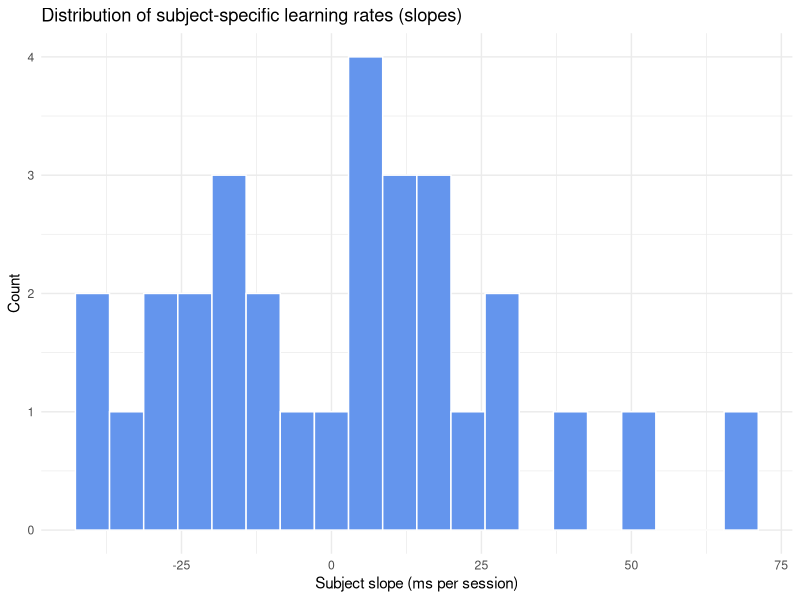
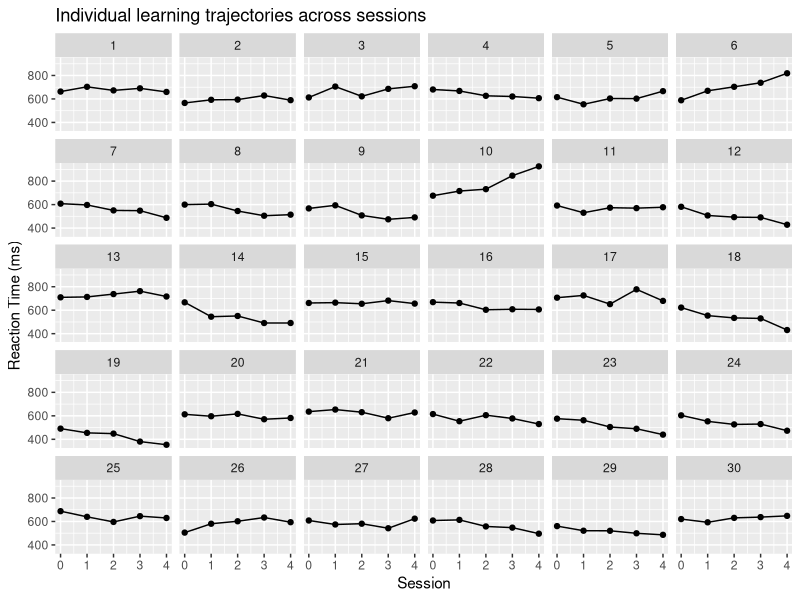
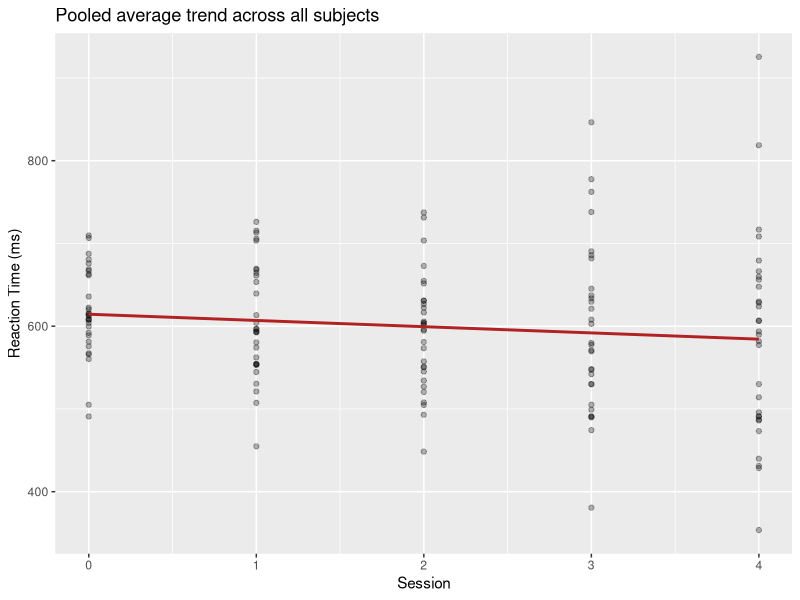
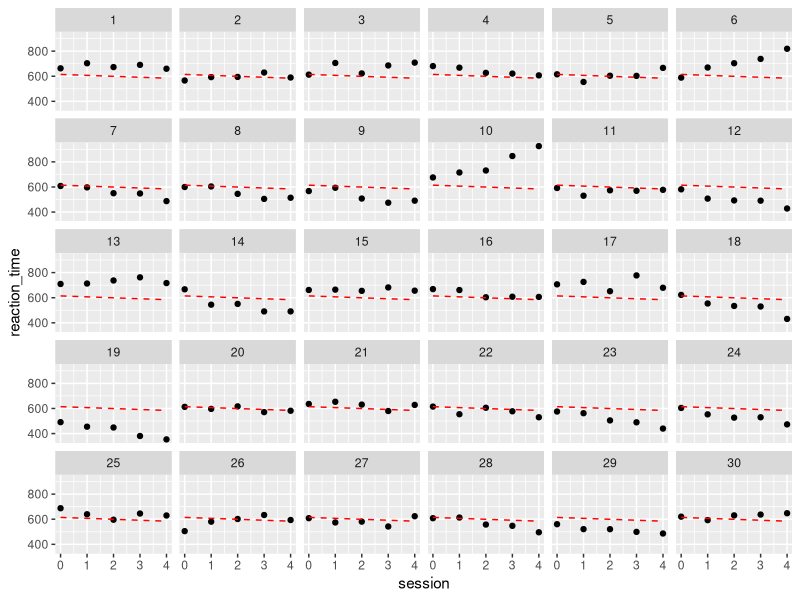
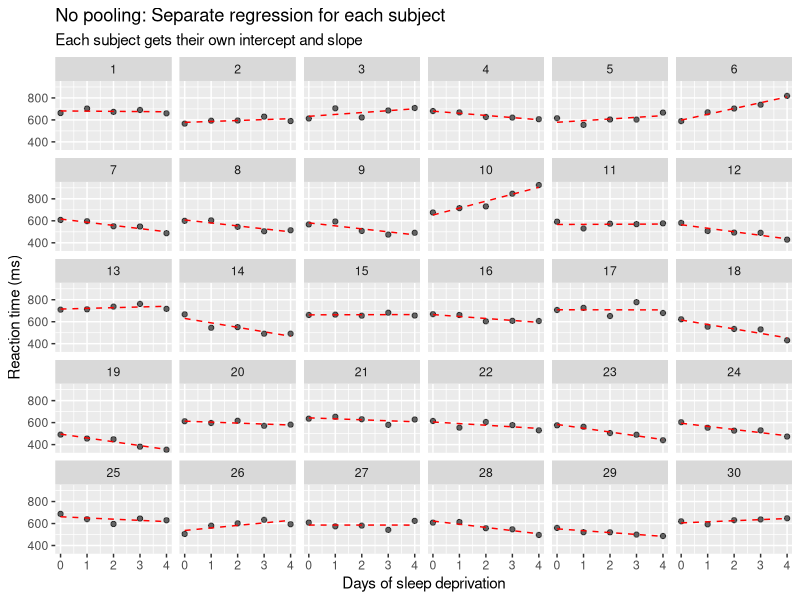
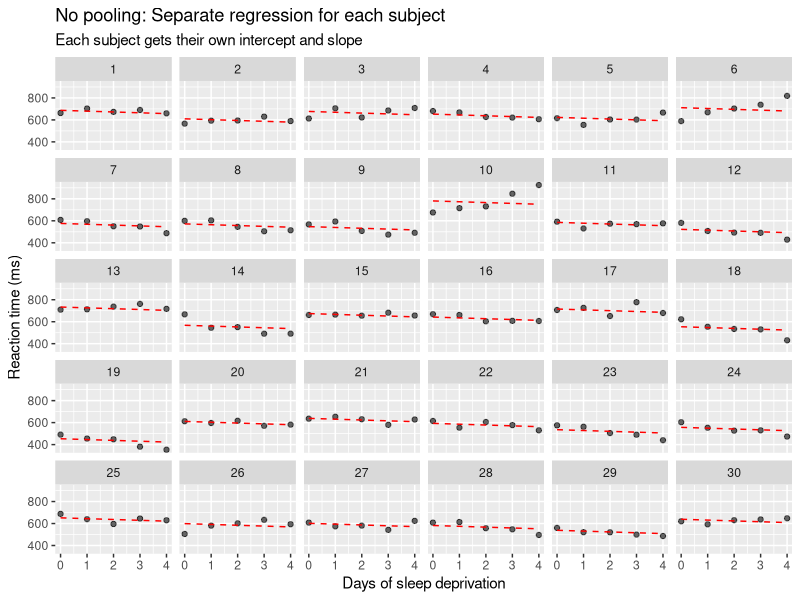
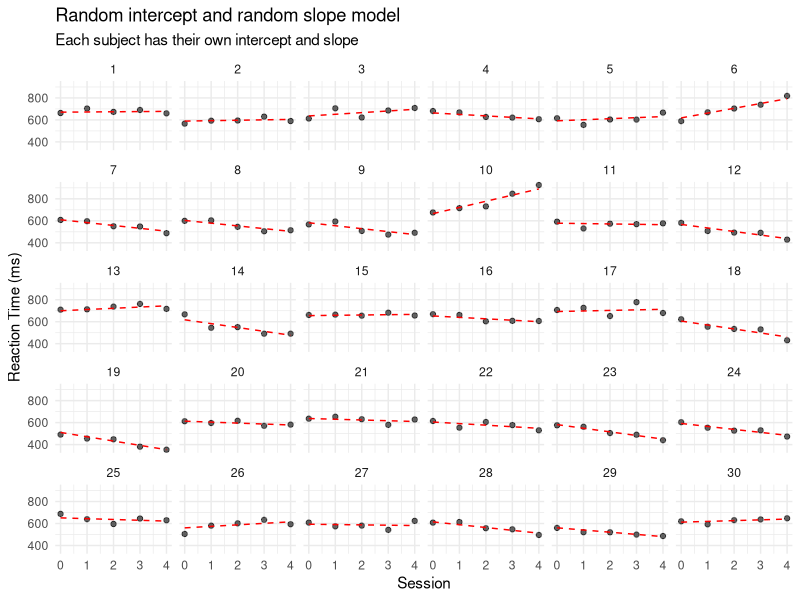
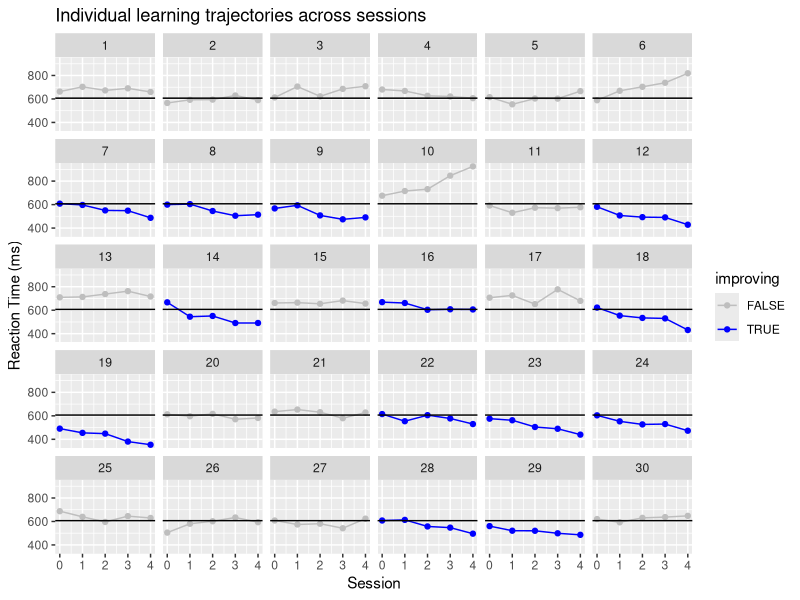

Generate these figures, in order, with R:
## ---- chunk 1
#| echo: false
#| message: false
#| 
library(lme4)
library(ggplot2)
library(dplyr)
## ---- chunk 2
set.seed(314)

# Parameters
n_subjects <- 30
n_sessions <- 5

# Fixed effect of session: general learning effect
beta_0 <- 600   # Average baseline RT in ms
beta_1 <- -10   # Average decrease in RT per session

# Random effects: standard deviations
sd_intercept <- 50    # SD of baseline RTs across subjects
sd_slope     <- 25    # SD of learning rates (slopes)
rho          <- 0.2   # Correlation between intercepts and slopes

# Within-subject residual error
sigma_error <- 30

# Construct subject-level random effects (correlated)
subject_re <- MASS::mvrnorm(
  n = n_subjects,
  mu = c(0, 0),
  Sigma = matrix(c(sd_intercept^2, rho*sd_intercept*sd_slope,
                   rho*sd_intercept*sd_slope, sd_slope^2), 2)
) |> 
  as.data.frame() |>
  setNames(c("intercept_re", "slope_re")) |>
  dplyr::mutate(subject = factor(1:n_subjects))

# Create session vector repeated for each subject
session <- rep(0:(n_sessions - 1), times = n_subjects)

# Repeat subject IDs for each session
subject <- rep(subject_re$subject, each = n_sessions)

# Join the random effects
sim_data <- tibble::tibble(subject = subject, session = session) |>
  dplyr::left_join(subject_re, by = "subject") |>
  dplyr::mutate(
    reaction_time = beta_0 + intercept_re +
                    (beta_1 + slope_re) * session +
                    rnorm(dplyr::n(), mean = 0, sd = sigma_error)
  )
## ---- chunk 3
subject_re |>
  ggplot(aes(x = slope_re)) +
  geom_histogram(bins = 20, fill = "#6495ED", color = "white") +
  labs(title = "Distribution of subject-specific learning rates (slopes)",
       x = "Subject slope (ms per session)", y = "Count") +
  theme_minimal()
## ---- chunk 4
dplyr::glimpse(sim_data)
## ---- chunk 5
sim_data |> 
  ggplot(aes(y=reaction_time, x=session)) +
  facet_wrap(~ subject, ncol=6) +
  geom_point() +
  geom_line() +
  scale_x_continuous(limits=c(0, 4),breaks=c(0:4)) +
  labs(x = "Session", y = "Reaction Time (ms)",
     title = "Individual learning trajectories across sessions")
## ---- chunk 6
sim_data |> 
  ggplot(aes(session, reaction_time)) +
  geom_point(alpha = 0.3) +
  geom_smooth(method = "lm", formula = 'y ~ x', color = "firebrick", se = FALSE) +
  labs(title = "Pooled average trend across all subjects",
       x = "Session", y = "Reaction Time (ms)")
## ---- chunk 7
anova_approach <- lm(reaction_time ~ 1 + session, sim_data)
summary(anova_approach)
## ---- chunk 8
sim_data |> 
  ggplot(aes(session, reaction_time, group=subject)) + 
  facet_wrap(~subject, ncol=6) +
  geom_point() + 
  geom_line(aes(y=fitted(anova_approach)), linetype=2, color = "red") + 
  scale_x_continuous(limits=c(0, 4),breaks=c(0:4))
## ---- chunk 9

no_pooling <- lme4::lmList(reaction_time ~ session | subject, sim_data)
summary(no_pooling)
## ---- chunk 10
sim_data |> 
  ggplot(aes(session, reaction_time, group=subject)) + 
  facet_wrap(~subject, ncol=6) +
  geom_point(alpha = 0.6) + 
  geom_line(aes(y = fitted(no_pooling)), color = "red", linetype = "dashed") + 
  labs(title = "No pooling: Separate regression for each subject",
       subtitle = "Each subject gets their own intercept and slope",
       x = "Days of sleep deprivation", y = "Reaction time (ms)") + 
  scale_x_continuous(limits=c(0, 4),breaks=c(0:4))
## ---- chunk 11
RI_only <- lme4::lmer(reaction_time ~ 1 + session + (1 | subject), sim_data)
summary(RI_only)

sim_data |> 
  ggplot(aes(session, reaction_time, group=subject)) + 
  facet_wrap(~subject, ncol=6) +
  geom_point(alpha = 0.6) + 
  geom_line(aes(y = fitted(RI_only)), color = "red", linetype = "dashed") + 
  labs(title = "No pooling: Separate regression for each subject",
       subtitle = "Each subject gets their own intercept and slope",
       x = "Days of sleep deprivation", y = "Reaction time (ms)") + 
  scale_x_continuous(limits=c(0, 4),breaks=c(0:4))
## ---- chunk 12
RI_RS_corr <- lme4::lmer(reaction_time ~ 1 + session + (session | subject), sim_data)
summary(RI_RS_corr)
## ---- chunk 13
sim_data$RI_RS_fitted <- predict(RI_RS_corr)

sim_data |>
  ggplot(aes(x = session, y = reaction_time, group = subject)) +
  facet_wrap(~ subject, ncol = 6) +
  geom_point(alpha = 0.6) +
  geom_line(aes(y = RI_RS_fitted), color = "red", linetype = "dashed") +
  labs(title = "Random intercept and random slope model",
       subtitle = "Each subject has their own intercept and slope",
       x = "Session", y = "Reaction Time (ms)") +
  scale_x_continuous(limits = c(0, 4), breaks = 0:4) +
  theme_minimal()
## ---- chunk 14
tibble::tibble(
  model = c("ANOVA","mass_regression","RI_only","RI_RS_corr"),
  AIC = c(AIC(anova_approach),AIC(no_pooling),AIC(RI_only),AIC(RI_RS_corr))
)
## ---- chunk 15
RI_only_ml <- lmer(reaction_time ~ session + (1 | subject), sim_data, REML = FALSE)
RI_RS_corr_ml <- lmer(reaction_time ~ session + (session | subject), sim_data, REML = FALSE)

anova(RI_only_ml, RI_RS_corr_ml)
## ---- chunk 16
summary(RI_RS_corr)
## ---- chunk 17
sim_data |> 
  dplyr::mutate(improving = slope_re < 0) |> 
  ggplot(aes(y=reaction_time, x=session, color = improving)) +
    scale_color_manual(values = c("TRUE" = "blue", "FALSE" = "gray")) +
    facet_wrap(~ subject, ncol=6) +
    geom_point() +
    geom_line() +
    geom_hline(yintercept= mean(subset(sim_data,session==1)$reaction_time)) +
    scale_x_continuous(limits=c(0, 4),breaks=c(0:4)) +
    labs(x = "Session", y = "Reaction Time (ms)",
         title = "Individual learning trajectories across sessions")
